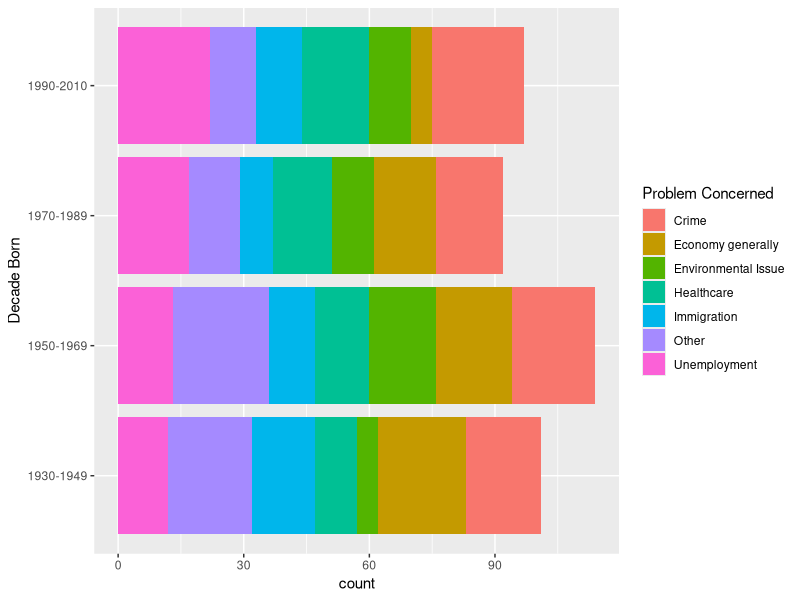
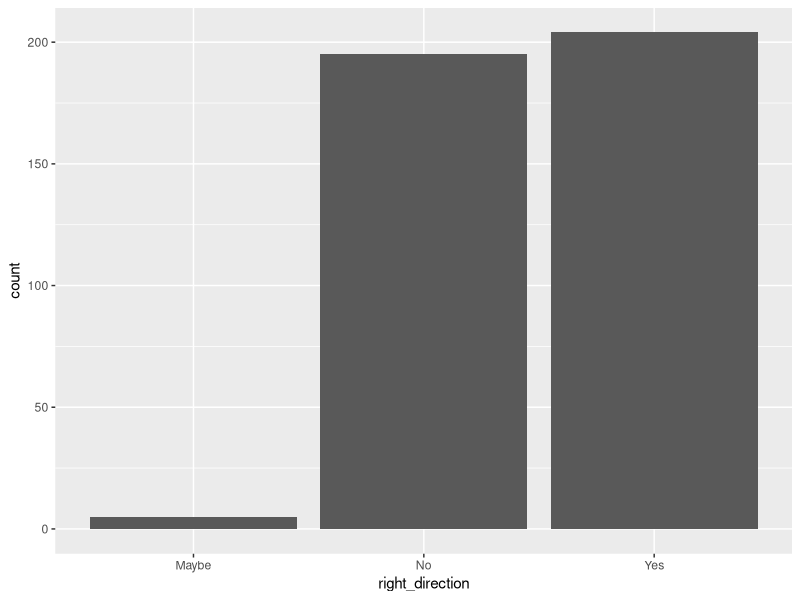
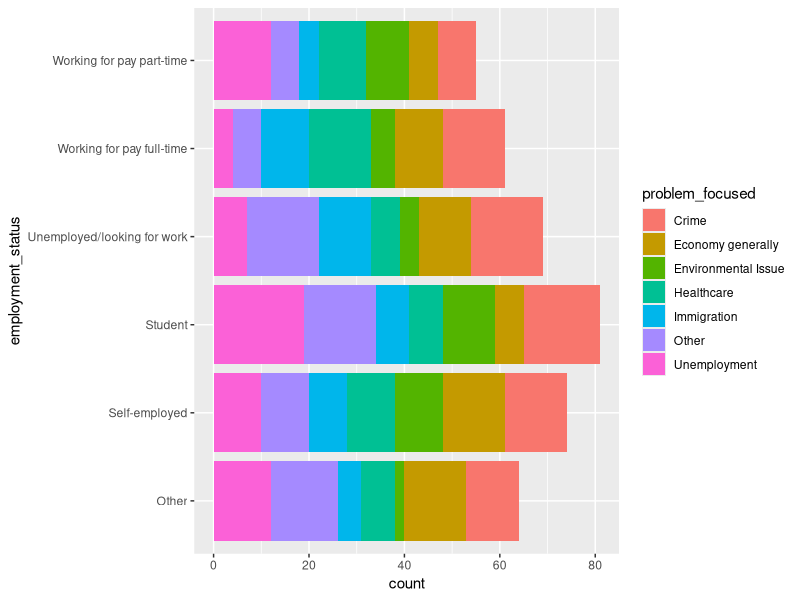
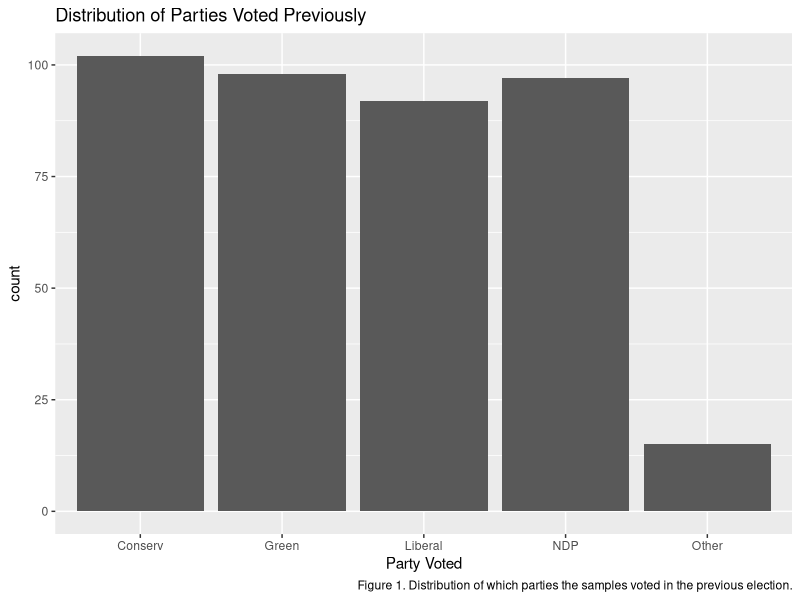
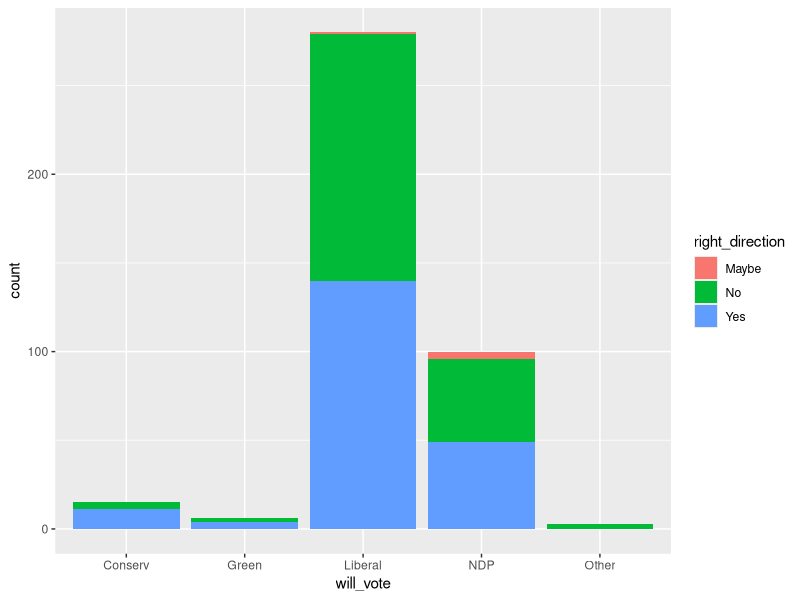
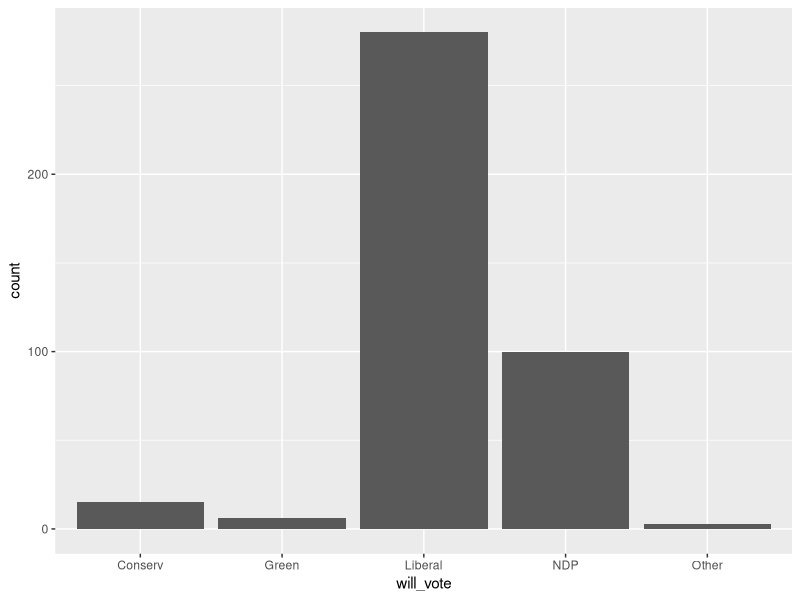

Recreate these plots in R, in order.
# ----------------------------------------------------
# Data simulation for Problem Set 2                   |
# STA304 - Fall 2020                                  |
# Authors: Boyu Cao, Jiayi Yu, Yijia Liu, Ziyue Yang  |
# ----------------------------------------------------

# Setting seed as the last 4 digits of Ziyue Yang's student number, for reproducibility
set.seed(4759)
library(tidyverse)

# Global settings for figure sizes and echo.

# We begin with storing choices in vectors
# which will be used for sampling in the next chunk

# For section 'citizenship'
citizenship <- c("Canadian Citizen", "Permanent Resident", "Other")

# For section 'Personal Background'
# On what basis do you assess a political candidate?
basis <- c("News on TV", "Articles in the newspaper", "Attend events where the candidate is addressing the people", "I research all the all the channels before making my choice", "Number of fundraisers the candidate has done in you area", "The family upbringing of the candidate", "Other")

# What decade were you born in? 
decade <- c('1930-1949', '1950-1969', '1970-1989', '1990-2010')

# How do you identify yourself?
gender <- c("Female", "Male", "Prefer not to say")

# Does your household income fall into one of these broad ranges?
income <- c("0", "$1-$50,000", "$50,000-$100,000", "$100,000-$150,000", "$150,000-$200,000", "More then $200,000", "Prefer not to say")

# What is the highest level education that you have completed?
education <- c("No schooling", "Completed elementary school", "Completed high school", "Completed technical, community College, CEGEP, collage Classique", "Bachelor's degree", "Master's degree", "Professional degree or doctorate", "Prefer not to say")

# What is your employment status?
employment <- c("Working for pay full-time", "Working for pay part-time", "Self-employed", "Unemployed/looking for work", "Student", "Other")


# If you could vote in this election, which party do you think you will vote for?
# We use the vector 'party' below


# ----------------------------------------------------


# Section Political Leanings, citizen
party <- c("Liberal", "NDP", "Conserv", "Green", "Other")

# Which party did you vote in last election?
last_vote <- c("Liberal", "NDP", "Conserv", "Green", "Other")

# Do you think the existing government is going in the right direction to benefit the people of the country?
right_dir <- c("Yes", "No", "Maybe")

# How likely are you gonna vote in the upcoming
likely_vote <- c(1:10)

# Which party are you gonna vote?
will_vote <- c("Liberal", "NDP", "Conserv", "Green", "Don't know")

# What’s the most important problem facing Canada today?
problem <- c("Economy generally", "Unemployment", "Healthcare", "Crime", "Immigration", "Environmental Issue", "Other")


# ----------------------------------------------------


# Choices for section 'Policy'

# What issue do you focus more on?
focus_issue <- c("Economy", "Employment", "Public Health", "Prime and Justice", "Immigration Policy", "Tax Policy", "")

# Do you agree with one or more of the following? Select all that apply.
agree_statements <- c("There should be policies to resolve the gap between the rich and the poor.", "Environment safety is more important than business tax revenue.", "There should be rules to include all religions in all political parties.", "The government should assist corporations in increasing employment.", "The government should pay more on public health programs.", "There should be more free trade with other countries, even if it hurts some industries in Canada.")


# In the following, we simulate responses for each section, and store them in tibbles.


# setting sample size
n <- 500

# Simulating n samples answers to section 'Personal Background'

background <- tibble(basis = sample(x = basis, size=n, replace=TRUE), 
                     citizenship = sample(x=citizenship, size=n, replace=TRUE, prob = c(0.8, 0.1, 0.1)), 
                     # We want to put focus on citizens, hence the probabilities of noncitizen are lower.
                     decade_born = sample(x=decade, size=n, replace=TRUE),
                     education_level = sample(x=education, size=n, replace=TRUE, prob = c()), # [Education]
                     gender = sample(x=gender, size=n, replace=TRUE, prob = c(0.4915, 0.4915, 0.017))# based on the referenced, that there exists 1.7% population identified them 'Non-binary' in Canada [NonBin].
                     , employment_status = sample(x=employment, size=n, replace=TRUE))

# [Education] Reference https://www12.statcan.gc.ca/census-recensement/2016/dp-pd/hlt-fst/edu-sco/Table.cfm?Lang=E&T=11&Geo=00&SP=1&view=2&age=2&sex=1

# [NonBin] https://www.statcan.gc.ca/eng/dai/smr08/2015/smr08_203_2015

# Simulating n samples answering section 'Political Leanings'
political_leaning <- tibble(last_vote = sample(x=last_vote, size=n, replace=TRUE, prob=c(0.24, 0.24, 0.24, 0.24, 0.04)),
                            likely_vote = sample(x=likely_vote, size=n, replace=TRUE),
                            # party_vote = sample(x=party, size=n, replace=TRUE),
                            problem_focused = sample(x=problem, size=n, replace=TRUE),
                            right_direction = sample(x=right_dir, size=n, replace=TRUE, prob = c(0.495, 0.495, 0.01)),
                            # Based on the proportion of seats won.
                            will_vote = sample(x=party, size=n, replace=TRUE, prob = c(0.65, 0.30, 0.04, 0.005, 0.005)),
)

# Combining tibbles for all sections
# Pipe: select samples that belongs to category "Canadian Citizens"
election_data <- bind_cols(background, political_leaning) %>% filter(citizenship=="Canadian Citizen")


# We use ggplot to generate the following figures
# Most of the following figures are now shown in report.Rmd
# They are for our own references when analyzing results

# Plotting the distribution of which parties were voted in the last election
last_vote_figure <- ggplot(election_data, aes(x=last_vote)) + geom_bar() + labs(title="Distribution of Parties Voted Previously", caption = "Figure 1. Distribution of which parties the samples voted in the previous election.") + xlab("Party Voted") + guides(fill=guide_legend(title="Problem Concerned"))

# Answer distribution to question "Do you think the existing gov' is bringing benefits to country? "
benefit_plot <- ggplot(election_data, aes(x=right_direction)) + geom_bar()

# Distribution of which parties to vote for in the next election.
next_vote_plot <- ggplot(election_data, aes(x=will_vote)) + geom_bar()

# Distribution of which parties to vote for in the next election; colors indicates whether the voter agrees that 
# the current party is bringing benefits to the country.
next_vote_benefit_fill <- ggplot(election_data, aes(x=will_vote, fill=right_direction)) + geom_bar()

age_dist_problem_fill <- ggplot(election_data, aes(y=decade_born, fill=problem_focused), labs(title="Distribution of Problems Concerned", subtitle="Grouped by Decade Born")) + geom_bar() + ylab("Decade Born") + guides(fill=guide_legend(title="Problem Concerned"))

employment_dist_dir_fill <- ggplot(election_data, aes(y=employment_status, fill = problem_focused)) + geom_bar()
